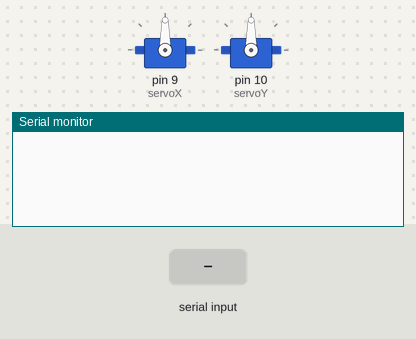
The sketch below on a simulated Arduino Uno, built with avr-gcc and run on an emulated ATmega328P. Shown: 2 × servo, the last lines printed to the serial monitor. The test bench sets the inputs (shaded band).

Above: at 1.2 s.
1.3 s: "90,45\n" received over Serial
At 3.5 s:
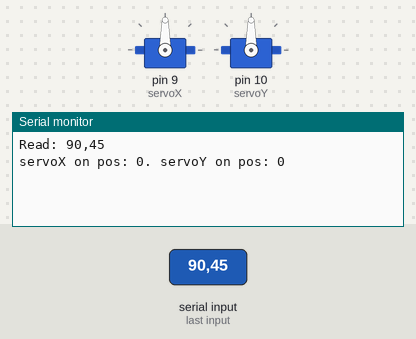
3.8 s: "5\n" received over Serial
At 5.2 s:
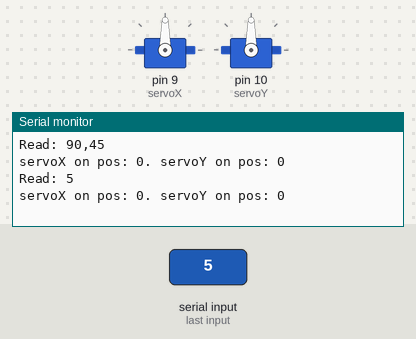
6.3 s: "1,90,45\n" received over Serial
At 8.8 s:
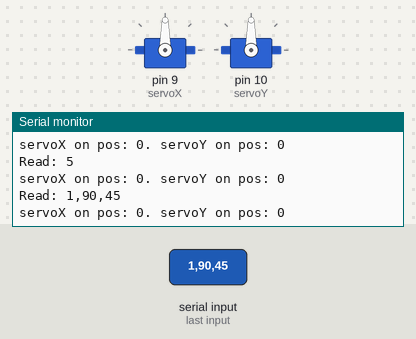

The sketch:

arduino_file.ino
```cpp
#include <Servo.h>
#include <ctype.h>

Servo servoX;
String servoXName = "servoX";
int servoXPos = 0;

Servo servoY;
String servoYName = "servoY";
int servoYPos = 0;


String incomingString;

void setup() {
  // put your setup code here, to run once:
  Serial.begin(9600);
  servoX.attach(9);
  servoY.attach(10);
}

void loop() {
  if(Serial.available() > 0) {
    incomingString = Serial.readString();

    Serial.println("Read: " + incomingString);

    if(incomingString.indexOf(servoXName) != -1) {
      int newInt = incomingString.substring(servoXName.length()).toInt();
      if(newInt <= 180 && newInt >= 0){
        servoXPos = newInt;
        servoX.write(servoXPos);
      }
    }
    if(incomingString.indexOf(servoYName) != -1) {
      int newInt = incomingString.substring(servoYName.length()).toInt();
      if(newInt <= 180 && newInt >= 0){
        servoYPos = newInt;
        servoY.write(servoYPos);
      }
    }

    Serial.println(servoXName + " on pos: " + servoXPos + ". " + servoYName + " on pos: " + servoYPos);
  }
}
```

Measured:
- after the input at 1.3 s, the serial monitor: prints a new line after 1.0 s (image 1)
- after the input at 3.8 s, the serial monitor: prints a new line after 1.0 s (image 2)
- after the input at 6.3 s, the serial monitor: prints a new line after 1.0 s (image 3)
